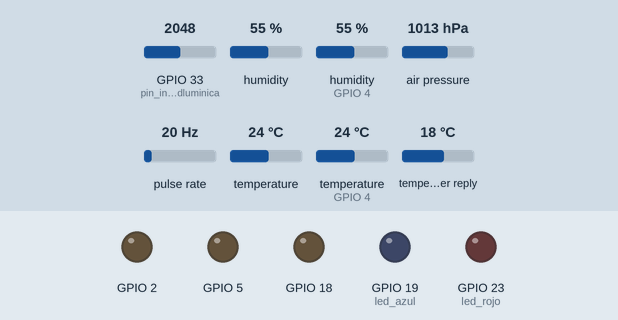
This sketch was run on a simulated ESP32. Shown: output pins drawn as LEDs (lit = HIGH). Wiring (inferred from the names in the program): pulse sensor: data GPIO 15. Inputs (shaded band) come from the test bench; at power-on: GPIO 33 (pin_intesidadluminica) = 2048, humidity 55 %, humidity (sensor on GPIO 4) 55 %, air pressure 1013 hPa, pulse rate 20 Hz, temperature 24 °C, temperature (sensor on GPIO 4) 24 °C, temperature in the weather reply 18 °C. WiFi joins after 1.5 s; servers stay silent unless stated; network time is answered at once with the bench clock; uploads are accepted with an empty reply; the local clock reads 2024-03-15 10:24:30 at power-on unless the sketch sets it; web services answer with replies made up by the test bench; what the sketch prints to the serial monitor is not drawn.

Above: at 0.1 s.
At 4.6 s:
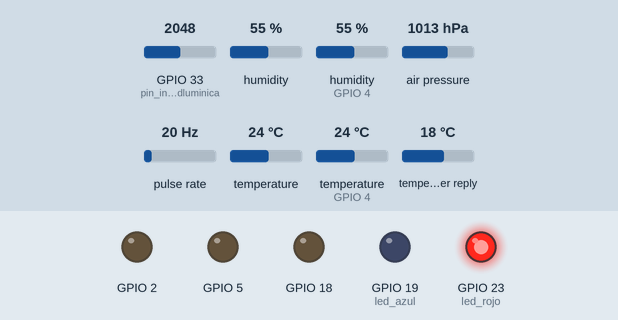
At 122.8 s:
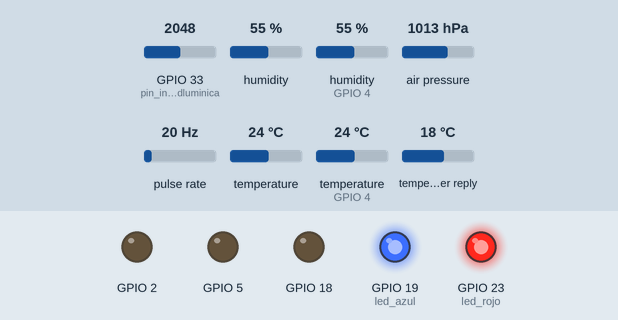
Timing chart, 0 to 125.8 s (numbered marks = the images above):
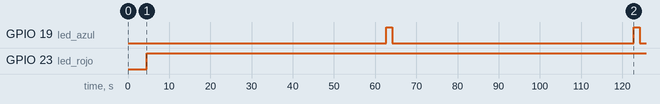

The sketch:

INVGProyecto.ino
```cpp
#include <Arduino.h>
#include <WiFi.h>
#include <Firebase_ESP_Client.h>
#include <HTTPClient.h>
#include <ArduinoJson.h>

#include <BME280I2C.h>
#include <Wire.h>

#include "DHT.h"

#include <NTPClient.h>
#include <Time.h>
#include <TimeLib.h>
#include <Timezone.h>

#include "addons/TokenHelper.h"
#include "addons/RTDBHelper.h"

#include "esp_system.h"

#define WIFI_SSID "TSM-FIBRAtBkrBc_EXT"
#define WIFI_PASSWORD "zPex38zU"

#define API_KEY "AIzaSyD8kPC8bpxndwdIslt_1oNfPiI_k3sIDik"

#define DHTPIN 4
#define DHTTYPE DHT22

#define NTP_OFFSET 60 * 60
#define NTP_INTERVAL 60 * 1000
#define NTP_ADDRESS "pool.ntp.org"

WiFiUDP ntpUDP;
NTPClient timeClient(ntpUDP, NTP_ADDRESS, NTP_OFFSET, NTP_INTERVAL);
TimeChangeRule CEST = { "CEST", Last, Sun, Oct, 3, 60 };
Timezone esTZ(CEST, CEST);
time_t local, utc;

FirebaseAuth auth;
FirebaseConfig config;

FirebaseData firebaseData;

BME280I2C bme;

DHT dht(DHTPIN, DHTTYPE);

float temp, hum, pres;

bool signupOK = false;


const char* months[] = { "Ene", "Feb", "Mar", "Abr", "May", "Jun", "Jul", "Ago", "Sep", "Oct", "Nov", "Dic" };

int anemometro_pin = 15;
volatile int revoluciones = 0;
unsigned long oldmillis = 0;
int UPLOADTIME = 60000;
bool lastState = LOW;
unsigned long lastTime = 0;

int pin_intesidadluminica = 33;

// Variables y constantes para el modelo físico
const float Cd = 0.47;             // Coeficiente de arrastre para una esfera, ajustar según la forma de las aspas
const float A = 0.0033183;                  // Área proyectada de las aspas en m^2, ajustar según tus aspas
float rho;
const float ajusteEmpirico = 1.1;  // Factor de ajuste empírico
const float masaAspas = 0.065;
const float errorEmpirico = 0.90;

const int led_azul=19;
const int led_rojo = 23;

unsigned long previousMillis = 0;
const unsigned long interval = 1800000;

void setup() {
  Serial.begin(115200);
  btStop();

  //Tierra de Prueba
  pinMode(2, OUTPUT);
  digitalWrite(2, LOW);
  pinMode(18, OUTPUT);
  digitalWrite(18, LOW);
  pinMode(5, OUTPUT);
  digitalWrite(5, LOW);

  Serial.print("READY");

  pinMode(led_azul, OUTPUT);
  pinMode(led_rojo, OUTPUT);

  pinMode(pin_intesidadluminica, INPUT);

  pinMode(anemometro_pin, INPUT);

  Wire.begin();

  WiFi.begin(WIFI_SSID, WIFI_PASSWORD);
  Serial.print("WIFI CONECTADA");

  while (WiFi.status() != WL_CONNECTED) {
    Serial.print(".");
    delay(300);
  }
  Serial.println();


  config.api_key = API_KEY;

  config.database_url = "https://invg-proyecto-default-rtdb.firebaseio.com/";

  if (Firebase.signUp(&config, &auth, "", "")) {
    Serial.println("ok");
    signupOK = true;
  } else {
    Serial.printf("%s\n", config.signer.signupError.message.c_str());
  }

  /* Assign the callback function for the long running token generation task */
  config.token_status_callback = tokenStatusCallback;  //see addons/TokenHelper.h

  Firebase.begin(&config, &auth);
  Firebase.reconnectWiFi(true);

  while (!bme.begin()) {
    Serial.println("No se pudo encontrar un BME conectado");
    delay(1000);
  }
  Serial.println("BME280 Encontrado!");

  dht.begin();

  delay(3000);
}

String Timeahora() {
  timeClient.update();  // Actualizar el cliente NTP y obtener la marca de tiempo UNIX UTC
  unsigned long utc = timeClient.getEpochTime();
  local = esTZ.toLocal(utc);

  String date = "";
  date += day(local);
  date += "-";
  date += months[month(local) - 1];
  date += "-";
  date += year(local);

  String hora = "";  // Funcion para formatear en texto la hora
  if (hour(local) < 10)
    hora += "0";
  hora += hour(local);
  hora += ":";
  if (minute(local) < 10)  // Agregar un cero si el minuto es menor de 10
    hora += "0";
  hora += minute(local);

  return date + "_" + hora;
}

String weather_txt() {
  HTTPClient http;

  http.begin("http://api.openweathermap.org/data/2.5/weather?q=Puerto%20de%20Mazarr%C3%B3n,es&appid=1a6f24977c77e75edaad7f4ee40a7876&lang=es");
  http.addHeader("User-Agent", "ESP32 HTTP Client");

  int httpResponseCode = http.GET();

  if (httpResponseCode > 0 && httpResponseCode == 200) {
    String payload = http .getString();
    //Serial.println(payload);  // Depuración del payload recibido

    StaticJsonDocument<1024> doc;
    DeserializationError error = deserializeJson(doc, payload);

    if (!error) {
      // Acceder a la descripción del clima
      const char* description = doc["weather"][0]["description"];
      //Serial.println(description);
      return String(description);
    } else {
      Serial.print("Error al parsear JSON: ");
      Serial.println(error.c_str());
    }

  } else {
    Serial.print("Error en la solicitud HTTP: ");
    Serial.println(httpResponseCode);
  }

  http.end();
}

void checkFirebaseAndReconnect() {
  if (!Firebase.ready()) {
    Serial.println("Firebase desconectado, reconectando...");
    Firebase.begin(&config, &auth);
  }
}

void checkWiFiAndReconnect() {
  if (WiFi.status() != WL_CONNECTED) {
    Serial.println("WiFi desconectado, reconectando...");
    WiFi.disconnect();
    WiFi.begin(WIFI_SSID, WIFI_PASSWORD);
    while (WiFi.status() != WL_CONNECTED) {
      delay(1000);
      Serial.print(".");
    }
    Serial.println("WiFi reconectado.");
  }
}

String prediccion(float temperatura, float humedad, float presion, float velocidad, float luz){
  HTTPClient http;

  String url = "https://invgproy.onrender.com/predict?hum=" + String(humedad) + "&luz=" + String(luz) + "&pres=" + String(presion) + "&temp=" + String(temperatura) + "&vel=" + velocidad;


  http.begin(url);
  http.addHeader("User-Agent", "ESP32 HTTP Client");

  http.setTimeout(600000);

  int httpResponseCode = http.GET();

  if (httpResponseCode > 0 && httpResponseCode == 200) {
    String payload = http.getString();
    //Serial.println(payload);  // Depuración del payload recibido

    StaticJsonDocument<1024> doc;
    DeserializationError error = deserializeJson(doc, payload);

    if (!error) {
      // Acceder a la predicción del clima
      const char* prediction = doc["prediction"];
      //Serial.println(prediction);
      return String(prediction);
    } else {
      Serial.print("Error al parsear JSON: ");
      Serial.println(error.c_str());
      return "Error al parsear JSON";
    }

  } else {
    Serial.print("Error en la solicitud HTTP: ");
    Serial.println(httpResponseCode);
    return "Error en la solicitud HTTP";
  }

  http.end();
}

void firebaseRW(float temperatura, float humedad, float presion, float velocidad) {
  String TimeNow = Timeahora();
  Serial.println(TimeNow);

  String ruta_con_fecha_hum = "/" + TimeNow + "/HUM";
  String ruta_con_fecha_temp = "/" + TimeNow + "/TEMP";
  String ruta_con_fecha_pres = "/" + TimeNow + "/PRES";
  String ruta_con_fecha_vel = "/" + TimeNow + "/VEL";
  String ruta_con_fecha_weather = "/" + TimeNow + "/WEATHER";
  String ruta_con_fecha_luz = "/" + TimeNow + "/LUZ";
  String ruta_con_fecha_pred = "/" + TimeNow + "/PRED";

  float luz = (map(analogRead(pin_intesidadluminica), 0, 4095, 0, 10.0));
  String weather = weather_txt();
  String predic = prediccion(humedad, temperatura, presion, velocidad, luz);

  Firebase.RTDB.setInt(&firebaseData, ruta_con_fecha_hum, humedad);
  Firebase.RTDB.setInt(&firebaseData, ruta_con_fecha_temp, temperatura);
  Firebase.RTDB.setInt(&firebaseData, ruta_con_fecha_pres, presion);
  Firebase.RTDB.setFloat(&firebaseData, ruta_con_fecha_vel, velocidad);
  Firebase.RTDB.setFloat(&firebaseData, ruta_con_fecha_luz, luz);
  Firebase.RTDB.setString(&firebaseData, ruta_con_fecha_weather, weather);
  Firebase.RTDB.setString(&firebaseData, ruta_con_fecha_pred, predic);

  Firebase.RTDB.setInt(&firebaseData, "/LIVE/HUM", humedad);
  Firebase.RTDB.setInt(&firebaseData, "/LIVE/TEMP", temperatura);
  Firebase.RTDB.setInt(&firebaseData, "/LIVE/PRES", presion);
  Firebase.RTDB.setInt(&firebaseData, "/LIVE/VEL", velocidad);
  Firebase.RTDB.setFloat(&firebaseData, "/LIVE/LUZ", luz);
  Firebase.RTDB.setString(&firebaseData, "/LIVE/WEATHER", weather);
  Firebase.RTDB.setString(&firebaseData, "/LIVE/PRED", predic);

  Serial.print("Datos SUBIDOS");
  digitalWrite(led_azul, HIGH);
  delay(1500);
  digitalWrite(led_azul, LOW);
}

void IRAM_ATTR cuentaRevoluciones() {
  bool currentState = digitalRead(anemometro_pin);
  if (currentState != lastState) {
    if (currentState == HIGH) {
      revoluciones++;
    }
  }
  lastState = currentState;
}

void loop() {
  if (millis() - previousMillis >= interval) {
    previousMillis = millis();
    esp_restart();
  }

  if (WiFi.status() == WL_CONNECTED) {
    digitalWrite(led_rojo, HIGH);
  } else {
    digitalWrite(led_rojo, LOW);
  }

  checkWiFiAndReconnect();
  checkFirebaseAndReconnect();

  attachInterrupt(digitalPinToInterrupt(anemometro_pin), cuentaRevoluciones, CHANGE);

  if ((millis() - oldmillis) >= UPLOADTIME) {
    //Serial.println(millis() - oldmillis);
    float longitud = 0.095 * (revoluciones*errorEmpirico);

    float vel = longitud / ((millis() - oldmillis) / 1000);

    Serial.println(revoluciones);
    revoluciones = 0;
    oldmillis = millis();

    float h = dht.readHumidity();

    float t = dht.readTemperature();

    bme.read(pres, temp, hum);

    rho = (pres*100)/(287.05*(t+273));

    float F_res = 0.5 * Cd * A * rho * pow(vel, 2);
    float velCorregida = vel - (F_res / (masaAspas * ajusteEmpirico));

    velCorregida = max(velCorregida, 0.0f);

    Serial.print("Esto es velcorregida:");
    Serial.println(velCorregida);

    firebaseRW(t, h, pres, velCorregida);
  }

  delay(400);
}
```

Measured:
- by itself, GPIO 19 (led_azul): alternates HIGH for 1.5 s and LOW for 58.6 s
- by itself, GPIO 23 (led_rojo): LOW → HIGH at 4.5 s
